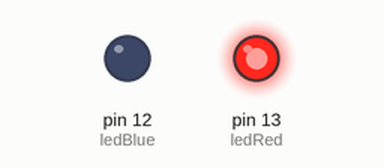
This sketch was run on a simulated Arduino Uno, built with avr-gcc and run on an emulated ATmega328P. Parts: output pins drawn as LEDs (lit = HIGH).

Above: at 5.0 s.
At 15.0 s:
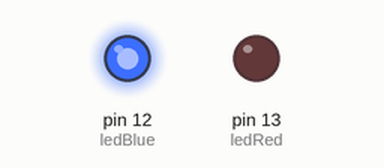
Timing chart, 0 to 26.0 s (numbered marks = the images above):
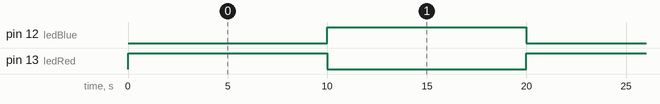

The sketch:

blink2.ino
```cpp
// TAC (Tecnologias e Arquitetura de Computadores)
// Trabalho 1 - Exercício 2 - Grupo 5 - 02/03/2023
// António Dinis
// Francisco Figueiras
// Mariana Magalhães

#define ledRed 13
#define ledBlue 12

void setup()
{
  pinMode(ledRed, OUTPUT);
  pinMode(ledBlue, OUTPUT);
}

void loop()
{
  digitalWrite(ledRed, HIGH);
  delay(10000); // Wait for 10s
  digitalWrite(ledRed, LOW);
  digitalWrite(ledBlue, HIGH);
  delay(10000); // Wait for 10s
  digitalWrite(ledBlue, LOW);
}
```

Measured:
- by itself, pin 12 (ledBlue), pin 13 (ledRed): alternates HIGH for 10.0 s and LOW for 10.0 s
- by itself, everything shown: repeats every 20.0 s, in 3 steps
